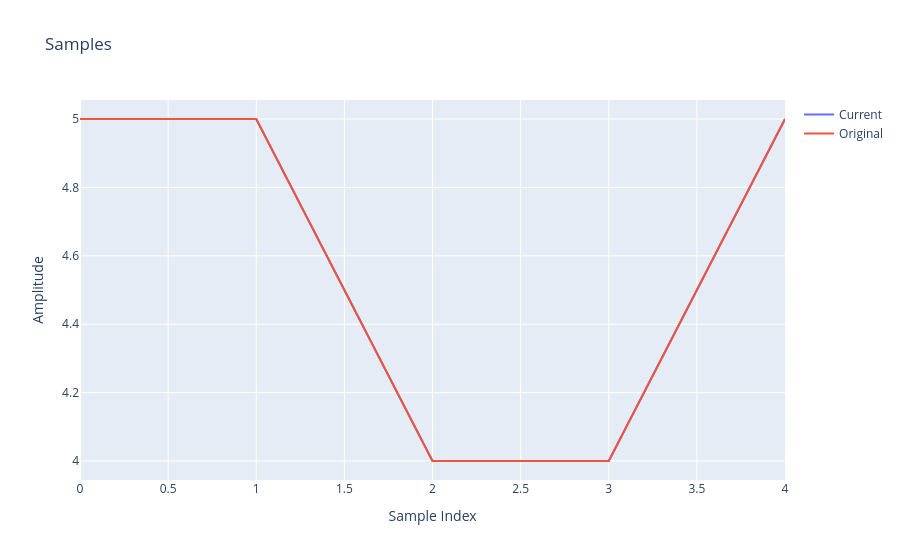

This figure's notebook cell:
### Code cell
fig = go.Figure()

fig.add_trace(
    go.Scatter(
        y=xs,
        mode="lines",
        name="Current",
    )
)

fig.add_trace(
    go.Scatter(
        y=ys,
        mode="lines",
        name="Original",
    )
)


fig.update_layout(
    title="Samples",
    xaxis_title="Sample Index",
    yaxis_title="Amplitude",
)

fig.show()

### Figure 1 — Plotly figure (JSON) as saved in the notebook; plotly's stock layout.template omitted (floating-point values rounded to 4 significant figures)
{"data": [{"mode": "lines", "name": "Current", "type": "scatter", "y": [5, 5, 4, 4, 5]}, {"mode": "lines", "name": "Original", "type": "scatter", "y": [5, 5, 4, 4, 5]}], "layout": {"title": {"text": "Samples"}, "xaxis": {"title": {"text": "Sample Index"}}, "yaxis": {"title": {"text": "Amplitude"}}}}
